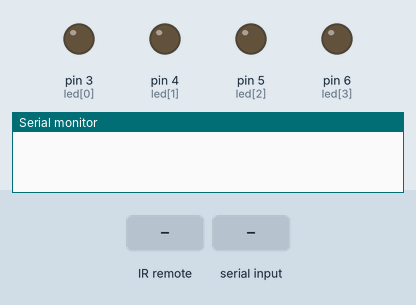
A sketch run on a simulated Arduino Uno, built with avr-gcc and run on an emulated ATmega328P. Parts: output pins drawn as LEDs (lit = HIGH), the last lines printed to the serial monitor. Inputs (shaded band) come from the test bench.

Above: at 1.2 s.
1.3 s: infrared code 0xFD08F7 received
At 2.4 s:
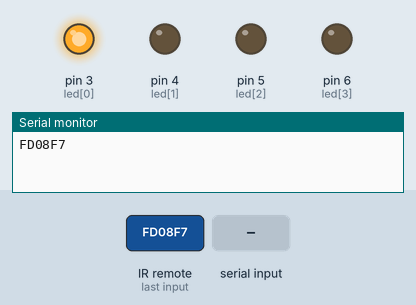
2.8 s: infrared code 0xFD8877 received
At 3.5 s:
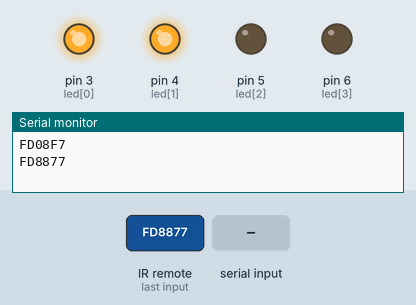
4.3 s: "o" received over Serial
At 4.7 s:
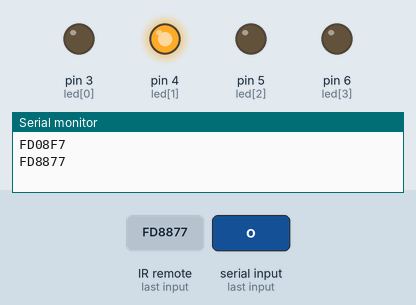
5.8 s: infrared code 0xFD48B7 received
At 7.0 s:
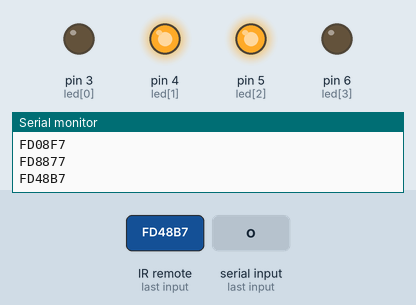
7.3 s: infrared code 0xFD28D7 received
At 8.1 s:
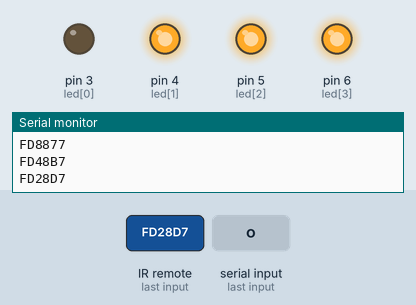
8.8 s: "A" received over Serial
At 9.3 s:
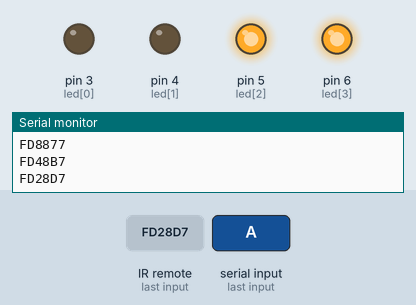
Timing chart, 0 to 11.3 s (numbered marks = the images above; inputs shaded):
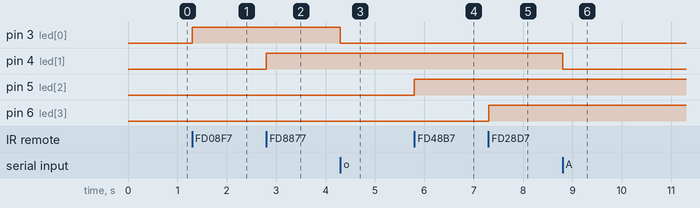

The sketch:

Project.ino
```cpp
#include <IRremote.h>
int recv_pin=11;
int led[4]={3,4,5,6};
int state[4]={LOW,LOW,LOW,LOW};
IRrecv irrecv(recv_pin);
decode_results results;
char ivar;

void setup()
{
    for(int i=0;i<4;i++)
    {
        pinMode(led[i],OUTPUT);
    }
    irrecv.enableIRIn();
    Serial.begin(9600);
}

void loop()
{
    if(irrecv.decode(&results))
    {
      Serial.println(results.value,HEX);
      drive1();
      irrecv.resume();
    }
    if(Serial.available()>0)
    {
        ivar=Serial.read();
        drive2();
    }
}
void drive1()
{
    if(results.value==0xFD08F7)
    {
      state[0]=!state[0];
      digitalWrite(led[0],state[0]);
    }
    if(results.value==0xFD8877)
    {
      state[1]=!state[1];
      digitalWrite(led[1],state[1]);
    }
    if(results.value==0xFD48B7)
    {
      state[2]=!state[2];
      digitalWrite(led[2],state[2]);
    }
    if(results.value==0xFD28D7)
    {
      state[3]=!state[3];
      digitalWrite(led[3],state[3]);
    }
}
void drive2()
{
    if(ivar=='o')
    {
      state[0]=!state[0];
      digitalWrite(led[0],state[0]);
    }
    if(ivar=='A')
    {
      state[1]=!state[1];
      digitalWrite(led[1],state[1]);
    }
    if(ivar=='R')
    {
      state[2]=!state[2];
      digitalWrite(led[2],state[2]);
    }
    if(ivar=='D')
    {
      state[3]=!state[3];
      digitalWrite(led[3],state[3]);
    }
}
```

Measured:
- after the input at 1.3 s, pin 3 (led[0]): LOW → HIGH at once
- after the input at 2.8 s, pin 4 (led[1]): LOW → HIGH at once
- after the input at 4.3 s, pin 3 (led[0]): HIGH → LOW at once
- after the input at 5.8 s, pin 5 (led[2]): LOW → HIGH at once
- after the input at 7.3 s, pin 6 (led[3]): LOW → HIGH at once
- after the input at 8.8 s, pin 4 (led[1]): HIGH → LOW at once
